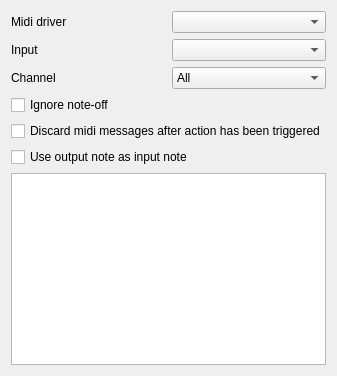
     <widget class="QWidget" name="tab_3">
      <attribute name="title">
       <string>&amp;Midi System</string>
      </attribute>
      <layout class="QVBoxLayout" name="verticalLayout_5">
       <item>
        <layout class="QVBoxLayout" name="verticalLayout_2">
         <item>
          <layout class="QHBoxLayout" name="horizontalLayout_2">
           <item>
            <widget class="QLabel" name="textLabel1_5">
             <property name="text">
              <string>Midi driver</string>
             </property>
            </widget>
           </item>
           <item>
            <widget class="QComboBox" name="m_pMidiDriverComboBox"/>
           </item>
          </layout>
         </item>
         <item>
          <layout class="QHBoxLayout" name="horizontalLayout_6">
           <item>
            <widget class="QLabel" name="textLabel1_3_2">
             <property name="minimumSize">
              <size>
               <width>0</width>
               <height>22</height>
              </size>
             </property>
             <property name="text">
              <string>Input</string>
             </property>
            </widget>
           </item>
           <item>
            <widget class="QComboBox" name="midiPortComboBox"/>
           </item>
          </layout>
         </item>
         <item>
          <layout class="QHBoxLayout" name="horizontalLayout_5">
           <item>
            <widget class="QLabel" name="textLabel1_3">
             <property name="minimumSize">
              <size>
               <width>0</width>
               <height>22</height>
              </size>
             </property>
             <property name="text">
              <string>Channel</string>
             </property>
            </widget>
           </item>
           <item>
            <widget class="QComboBox" name="midiPortChannelComboBox">
             <property name="minimumSize">
              <size>
               <width>0</width>
               <height>22</height>
              </size>
             </property>
             <item>
              <property name="text">
               <string>All</string>
              </property>
             </item>
             <item>
              <property name="text">
               <string>1</string>
              </property>
             </item>
             <item>
              <property name="text">
               <string>2</string>
              </property>
             </item>
             <item>
              <property name="text">
               <string>3</string>
              </property>
             </item>
             <item>
              <property name="text">
               <string>4</string>
              </property>
             </item>
             <item>
              <property name="text">
               <string>5</string>
              </property>
             </item>
             <item>
              <property name="text">
               <string>6</string>
              </property>
             </item>
             <item>
              <property name="text">
               <string>7</string>
              </property>
             </item>
             <item>
              <property name="text">
               <string>8</string>
              </property>
             </item>
             <item>
              <property name="text">
               <string>9</string>
              </property>
             </item>
             <item>
              <property name="text">
               <string>10</string>
              </property>
             </item>
             <item>
              <property name="text">
               <string>11</string>
              </property>
             </item>
             <item>
              <property name="text">
               <string>12</string>
              </property>
             </item>
             <item>
              <property name="text">
               <string>13</string>
              </property>
             </item>
             <item>
              <property name="text">
               <string>14</string>
              </property>
             </item>
             <item>
              <property name="text">
               <string>15</string>
              </property>
             </item>
             <item>
              <property name="text">
               <string>16</string>
              </property>
             </item>
            </widget>
           </item>
          </layout>
         </item>
         <item>
          <layout class="QHBoxLayout" name="horizontalLayout_4">
           <item>
            <widget class="QCheckBox" name="m_pIgnoreNoteOffCheckBox">
             <property name="text">
              <string>Ignore note-off</string>
             </property>
            </widget>
           </item>
          </layout>
         </item>
         <item>
          <widget class="QCheckBox" name="m_pDiscardMidiMsgCheckbox">
           <property name="text">
            <string>Discard midi messages after action has been triggered</string>
           </property>
          </widget>
         </item>
         <item>
          <layout class="QHBoxLayout" name="horizontalLayout_8">
           <item>
            <widget class="QCheckBox" name="m_pFixedMapping">
             <property name="text">
              <string>Use output note as input note</string>
             </property>
            </widget>
           </item>
          </layout>
         </item>
        </layout>
       </item>
       <item>
        <widget class="MidiTable" name="midiTable"/>
       </item>
      </layout>
     </widget>
